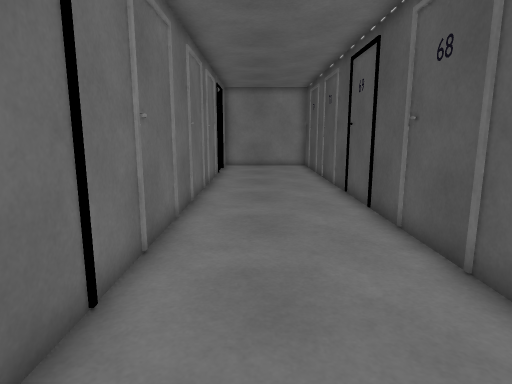
view 1 (above)

15 first-person views from a walk through a scene from a Unity 3-D project. The camera is 1.2 m above the floor, tilts 10° down and sees 75° across. The floor is counted in squares, 0.48 m on a side. Each view is taken from the middle of a square. On the plan, view 1 faces up. The plan holds only what a view shows up to about 20 squares ahead; the rest is blank. The player is left out.

view 2
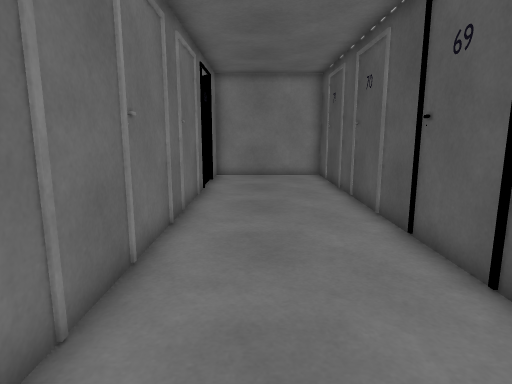

view 3
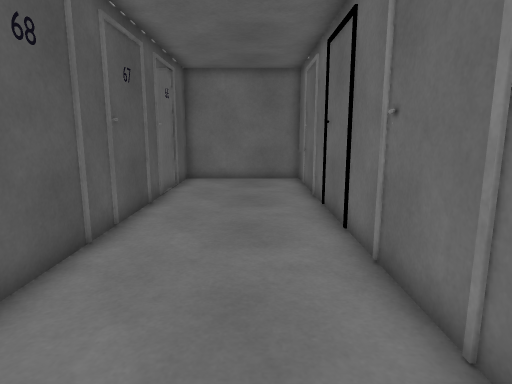

view 4
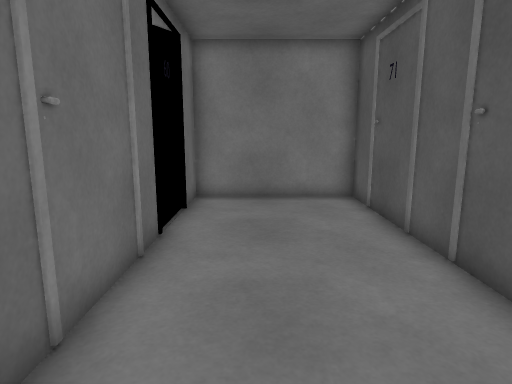

view 5
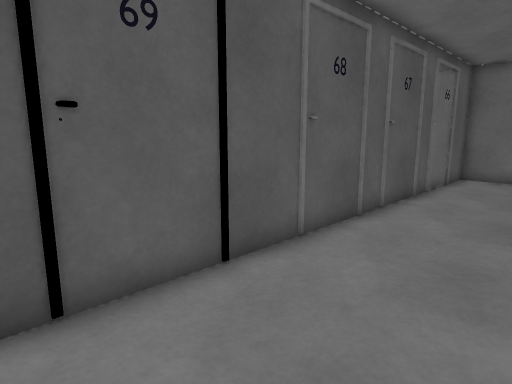

view 6
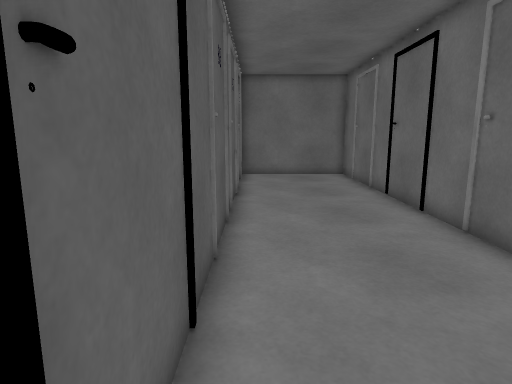

view 7
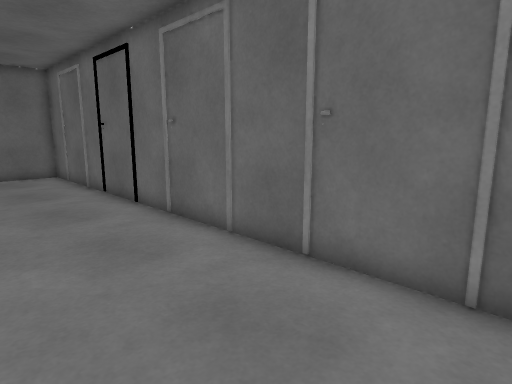

view 8
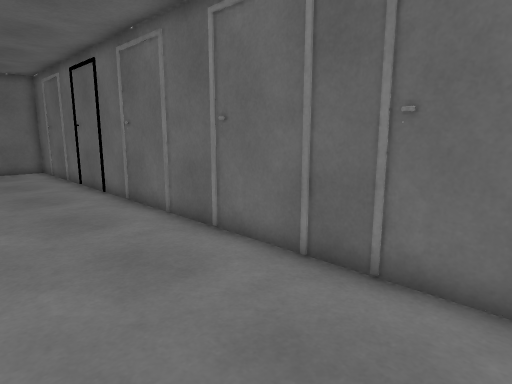

view 9
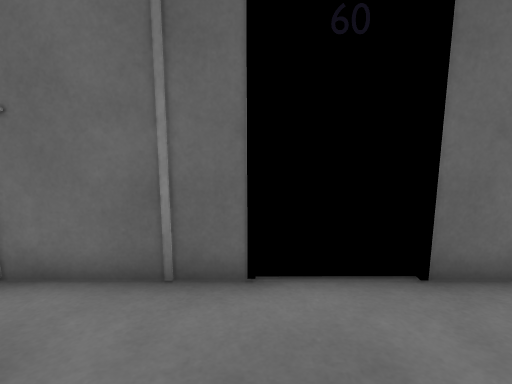

view 10
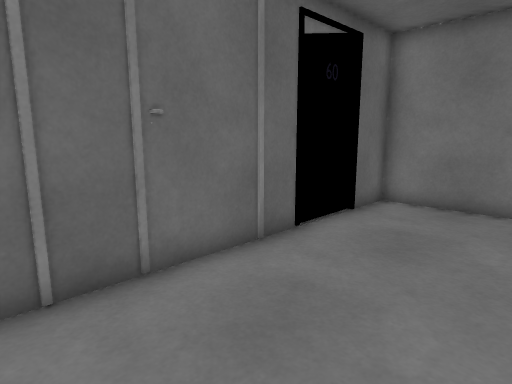

view 11
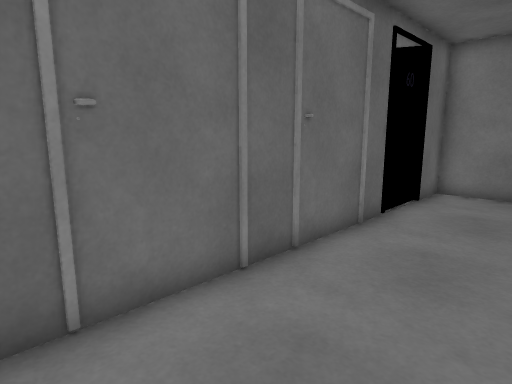

view 12
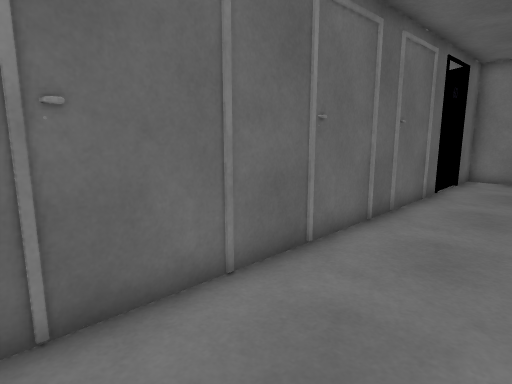

view 13
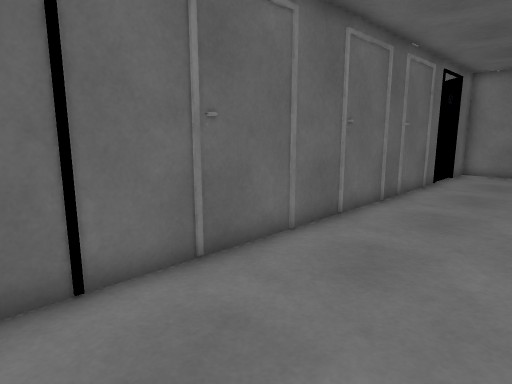

view 14
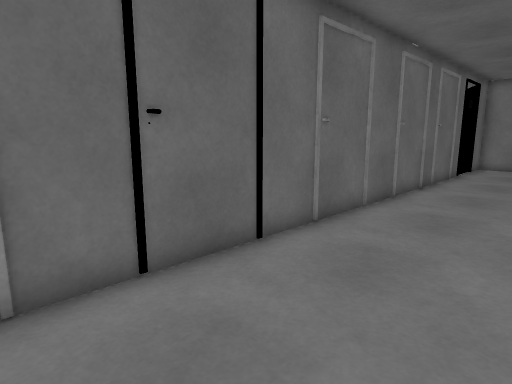

view 15
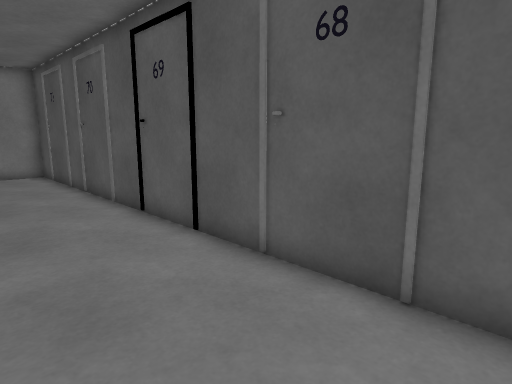

### Floor plan
Points are (right, up) in squares from view 1. A wall is a line through its corners. A room is listed if a view was taken in it or the views show most of it. See-through windows are left out.
Room 1 (views 1, 2, 3, 4, 5, 6, 7, 8, 9, 10, 11, 12, 13, 14, 15)
walls: (-2.4, 7.4) (-2.4, 3.5); (-2.4, 1.6) (-2.4, -0.4); (3.9, -0.2) (3.9, 26.1) (-2.4, 26.1) (-2.4, 23.9); (-2.4, 20.9) (-2.4, 9.4); (-2.4, -3.6) (-2.4, -5.5); (3.9, -5.5) (3.9, -3.4)
objects: other object (-2, -3) to (-2, -1); other object (-2, 2) to (-2, 4); other object (-2, 7) to (-2, 9); other object (-2, 13) to (-2, 14); other object (-2, 17) to (-2, 19); other object (-2, 21) to (-2, 23); other object (4, -1); other object (4, 4); other object (4, 8); other object (4, 14); other object (4, 19); other object (4, 24)

Where each view was taken, in squares from view 1:
view 1: 0 up, 0 right, facing up
view 2: 6 up, 0 right, facing up
view 3: 13 up, 0 right, facing down
view 4: 13 up, 0 right, facing up
view 5: 15 up, 1 left, facing down-right
view 6: 15 up, 3 right, facing down
view 7: 16 up, 3 right, facing down-left
view 8: 19 up, 3 right, facing down-left
view 9: 21 up, 3 right, facing left
view 10: 14 up, 3 right, facing up-left
view 11: 11 up, 2 right, facing up-left
view 12: 6 up, 2 right, facing up-left
view 13: 3 up, 3 right, facing up-left
view 14: 1 down, 3 right, facing up-left
view 15: 4 up, 1 left, facing up-right
